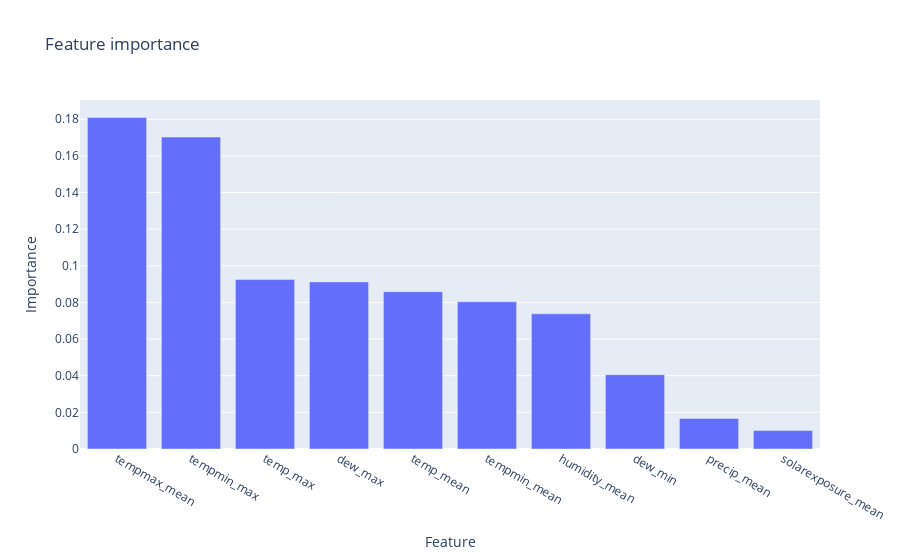

Notebook code for this chart:
### Code cell
# Plot features importance
df_fi = pd.DataFrame(columns=['Feature', 'Importance'])
df_fi['Feature'] = X.columns
df_fi['Importance'] = cv_xgbr.best_estimator_.feature_importances_
df_fi.sort_values('Importance', inplace=True, ascending=False)

fig = px.bar(df_fi.head(10), x='Feature', y='Importance', title="Feature importance")
fig.show()

### Figure 1 — Plotly figure (JSON) as saved in the notebook; plotly's stock layout.template omitted (floating-point values rounded to 4 significant figures)
{"data": [{"alignmentgroup": "True", "hovertemplate": "Feature=%{x}<br>Importance=%{y}<extra></extra>", "legendgroup": "", "marker": {"color": "#636efa", "pattern": {"shape": ""}}, "name": "", "offsetgroup": "", "orientation": "v", "showlegend": false, "textposition": "auto", "type": "bar", "x": ["tempmax_mean", "tempmin_max", "temp_max", "dew_max", "temp_mean", "tempmin_mean", "humidity_mean", "dew_min", "precip_mean", "solarexposure_mean"], "xaxis": "x", "y": [0.181, 0.1703, 0.0925, 0.09123, 0.08591, 0.08041, 0.07378, 0.04056, 0.01669, 0.01007], "yaxis": "y"}], "layout": {"barmode": "relative", "legend": {"tracegroupgap": 0}, "title": {"text": "Feature importance"}, "xaxis": {"anchor": "y", "domain": [0, 1], "title": {"text": "Feature"}}, "yaxis": {"anchor": "x", "domain": [0, 1], "title": {"text": "Importance"}}}}
